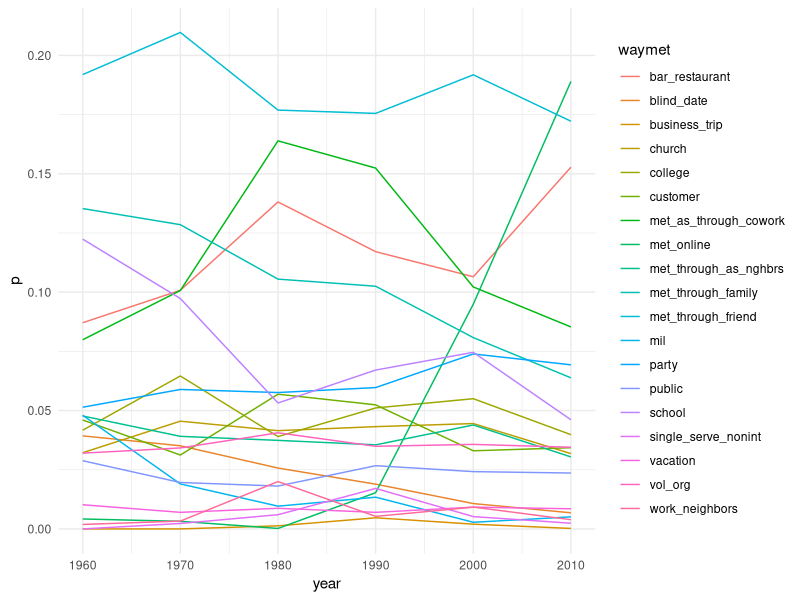
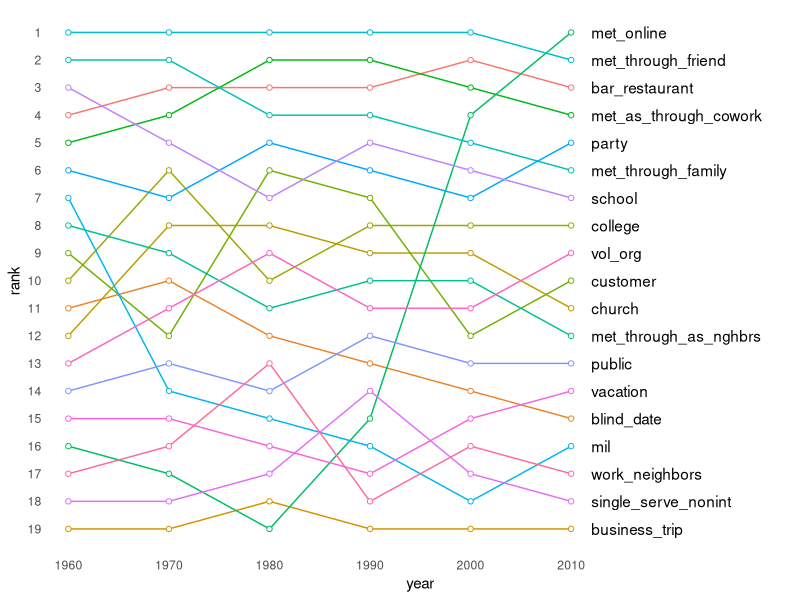
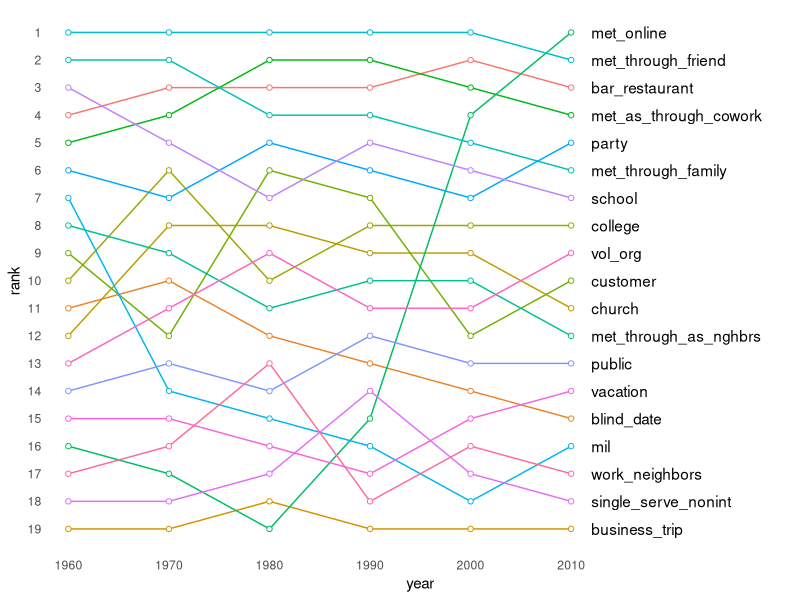

Reproduce these figures in R, in order.
###
# Source for Bump Chart Tutorial with ggplot2 on FlowingData: 
# https://flowingdata.com/2019/11/14/r-ggplot-bump-chart/
###

#
# Set up.
#

# install.packages(c("dplyr", "ggplot2"))
library(dplyr)
library(ggplot2)

#
# Load the data.
#

meeting <- read.csv("data/how_met_decade.tsv", sep="\t", stringsAsFactors=FALSE)

#
# Multi-line chart.
#

ggplot(meeting, aes(x = year, y = p, color = waymet)) +
  geom_line() +
  theme_minimal()

#
# Bump chart.
#

# Calculate ranks for each decade.
meeting <- group_by(meeting, year) %>%
  mutate(rank = row_number(-p))

#
# Make the bump chart.
#

ggplot(meeting, aes(x = year, y = rank, color = waymet)) +
  geom_line() + 
  geom_point(shape = 21, fill = "white") +
  theme_minimal() +
  scale_y_reverse(breaks = c(1:19)) +
  geom_text(data = filter(meeting, year == 2010), aes(label = waymet), color = "black", hjust = 0, nudge_x = 2) +
  theme(panel.grid = element_blank(), legend.position = "none") +
  scale_x_continuous(breaks = seq(1960,2010,10), expand = expand_scale(add = c(2, 20)))

#
# Save.
#

ggsave(filename = "bumpchart.png", units = "cm", width = 18, height = 16)
  

